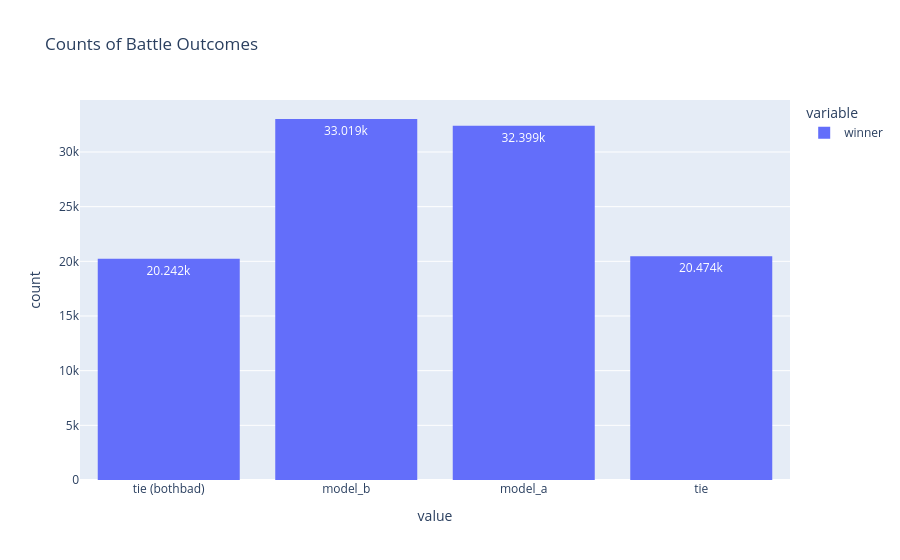

Notebook source saved alongside this figure:
### Code cell
battles.winner.hist(title="Counts of Battle Outcomes", text_auto=True)

### Figure 1 — Plotly figure (JSON) as saved in the notebook; plotly's stock layout.template omitted (floating-point values rounded to 4 significant figures; data arrays with more than 128 entries replaced by an {"elided": "..."} marker saying what was removed)
{"data": [{"bingroup": "x", "hovertemplate": "variable=winner<br>value=%{x}<br>count=%{y}<extra></extra>", "legendgroup": "winner", "marker": {"color": "#636efa", "pattern": {"shape": ""}}, "name": "winner", "orientation": "v", "showlegend": true, "texttemplate": "%{value}", "type": "histogram", "x": {"elided": "106134 str values"}, "xaxis": "x", "yaxis": "y"}], "layout": {"barmode": "relative", "legend": {"title": {"text": "variable"}, "tracegroupgap": 0}, "title": {"text": "Counts of Battle Outcomes"}, "xaxis": {"anchor": "y", "domain": [0, 1], "title": {"text": "value"}}, "yaxis": {"anchor": "x", "domain": [0, 1], "title": {"text": "count"}}}}
